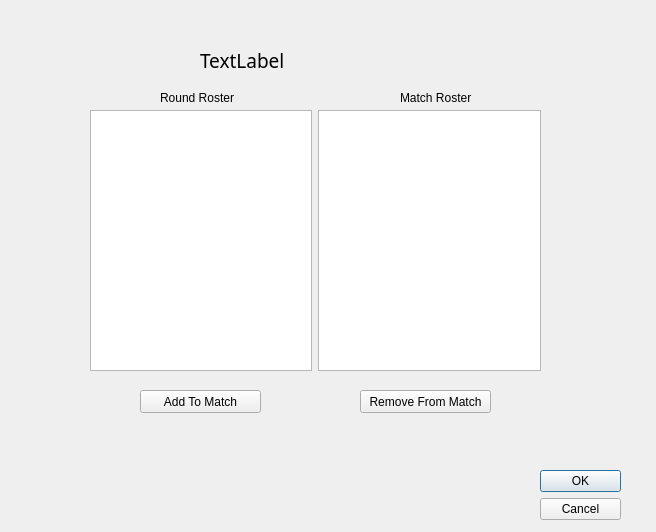
<?xml version="1.0" encoding="UTF-8"?>
<ui version="4.0">
 <class>AddPlayerToMatchDialog</class>
 <widget class="QDialog" name="AddPlayerToMatchDialog">
  <property name="geometry">
   <rect>
    <x>0</x>
    <y>0</y>
    <width>656</width>
    <height>532</height>
   </rect>
  </property>
  <property name="windowTitle">
   <string>Dialog</string>
  </property>
  <widget class="QDialogButtonBox" name="buttonBox">
   <property name="geometry">
    <rect>
     <x>540</x>
     <y>470</y>
     <width>81</width>
     <height>241</height>
    </rect>
   </property>
   <property name="orientation">
    <enum>Qt::Vertical</enum>
   </property>
   <property name="standardButtons">
    <set>QDialogButtonBox::Cancel|QDialogButtonBox::Ok</set>
   </property>
  </widget>
  <widget class="QLabel" name="label_3">
   <property name="geometry">
    <rect>
     <x>200</x>
     <y>50</y>
     <width>231</width>
     <height>20</height>
    </rect>
   </property>
   <property name="font">
    <font>
     <family>Bahnschrift SemiLight</family>
     <pointsize>14</pointsize>
    </font>
   </property>
   <property name="text">
    <string>TextLabel</string>
   </property>
  </widget>
  <widget class="QLabel" name="label">
   <property name="geometry">
    <rect>
     <x>160</x>
     <y>90</y>
     <width>101</width>
     <height>16</height>
    </rect>
   </property>
   <property name="text">
    <string>Round Roster</string>
   </property>
  </widget>
  <widget class="QPushButton" name="pushButton">
   <property name="geometry">
    <rect>
     <x>140</x>
     <y>390</y>
     <width>121</width>
     <height>23</height>
    </rect>
   </property>
   <property name="text">
    <string>Add To Match</string>
   </property>
  </widget>
  <widget class="QLabel" name="label_2">
   <property name="geometry">
    <rect>
     <x>400</x>
     <y>90</y>
     <width>71</width>
     <height>16</height>
    </rect>
   </property>
   <property name="text">
    <string>Match Roster</string>
   </property>
  </widget>
  <widget class="QPushButton" name="pushButton_2">
   <property name="geometry">
    <rect>
     <x>360</x>
     <y>390</y>
     <width>131</width>
     <height>23</height>
    </rect>
   </property>
   <property name="text">
    <string>Remove From Match</string>
   </property>
  </widget>
  <widget class="QWidget" name="horizontalLayoutWidget">
   <property name="geometry">
    <rect>
     <x>90</x>
     <y>110</y>
     <width>451</width>
     <height>261</height>
    </rect>
   </property>
   <layout class="QHBoxLayout" name="horizontalLayout">
    <item>
     <widget class="QListWidget" name="roundRoster"/>
    </item>
    <item>
     <widget class="QListWidget" name="matchRoster"/>
    </item>
   </layout>
  </widget>
 </widget>
 <resources/>
 <connections>
  <connection>
   <sender>buttonBox</sender>
   <signal>accepted()</signal>
   <receiver>AddPlayerToMatchDialog</receiver>
   <slot>accept()</slot>
   <hints>
    <hint type="sourcelabel">
     <x>248</x>
     <y>254</y>
    </hint>
    <hint type="destinationlabel">
     <x>157</x>
     <y>274</y>
    </hint>
   </hints>
  </connection>
  <connection>
   <sender>buttonBox</sender>
   <signal>rejected()</signal>
   <receiver>AddPlayerToMatchDialog</receiver>
   <slot>reject()</slot>
   <hints>
    <hint type="sourcelabel">
     <x>316</x>
     <y>260</y>
    </hint>
    <hint type="destinationlabel">
     <x>286</x>
     <y>274</y>
    </hint>
   </hints>
  </connection>
 </connections>
</ui>
